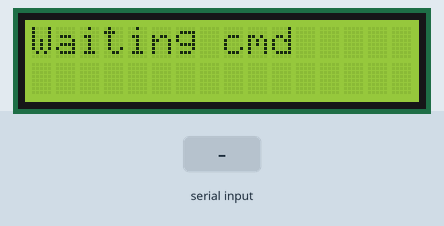
Simulated run of this sketch. Board: Arduino Uno, built with avr-gcc and run on an emulated ATmega328P. Shown: 16×2 character LCD. The inputs (shaded band) are chosen by the test bench.

Above: at 1.2 s.
1.3 s: "1\n" received over Serial
At 2.2 s:
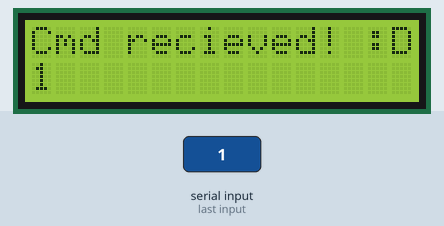
Timing chart, 0 to 4.3 s (numbered marks = the images above; inputs shaded):
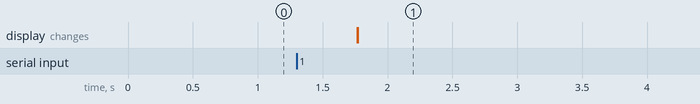

The sketch:

Comandos_pantalla_LCD_Arduino.ino
```cpp
//Código para proyectar mensajes enviados por consola de comandos en pantalla LCD usando puerto serial

#include <LiquidCrystal.h>
LiquidCrystal lcd(8, 9, 4, 5, 6, 7); //Pines de comunicación con el shield LCD
#define DEBUG(a) Serial.println(a);

void setup()
{
    Serial.begin(9600);             //Inicializar puerto serial
    lcd.begin(16, 2);              // Inicializar el LCD
    lcd.setCursor(0, 0);           // Cursor a linea 0, posicion 0
}


void loop()
{

      lcd.setCursor(0,0);              // Cursor a linea 0, posicion 0
      lcd.print("Waiting cmd");     // Mensaje que espera comandos

   if (Serial.available())
   {
      lcd.setCursor(0,0);              // Cursor a linea o, posicion 0
      lcd.print("Cmd recieved! :D");     // Imprime que recibió un comando
      lcd.setCursor(0,1);              // Cursor a linea 0, posicion 1
      lcd.print(Serial.readStringUntil('\n'));   // Imprime comando en pantalla enviado por el monitor serial
      String data = Serial.readStringUntil('\n');  // Imprime comando enviado por el monitor serial
      DEBUG(data);

   }
   delay(1700); // Tiempo que el mensaje permanece en pantalla (1.7 seg)
   lcd.clear(); // Borrado de pantalla para repetir el ciclo
}
```

Measured:
- after the input at 1.3 s, the display: first differs from a run without the input after 0.47 s (image 1)
